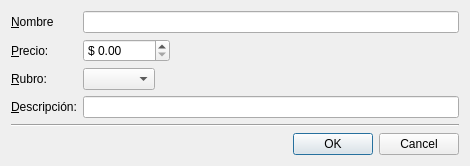
<?xml version="1.0" encoding="UTF-8"?>
<ui version="4.0">
 <class>dlgNuevoProducto</class>
 <widget class="QDialog" name="dlgNuevoProducto">
  <property name="geometry">
   <rect>
    <x>0</x>
    <y>0</y>
    <width>470</width>
    <height>160</height>
   </rect>
  </property>
  <property name="windowTitle">
   <string>Nuevo Producto</string>
  </property>
  <layout class="QVBoxLayout" name="verticalLayout">
   <item>
    <layout class="QFormLayout" name="formLayout">
     <property name="fieldGrowthPolicy">
      <enum>QFormLayout::AllNonFixedFieldsGrow</enum>
     </property>
     <item row="0" column="0">
      <widget class="QLabel" name="lblNombre">
       <property name="text">
        <string>&amp;Nombre</string>
       </property>
       <property name="buddy">
        <cstring>lineNombre</cstring>
       </property>
      </widget>
     </item>
     <item row="0" column="1">
      <widget class="QLineEdit" name="lineNombre"/>
     </item>
     <item row="1" column="0">
      <widget class="QLabel" name="label">
       <property name="text">
        <string>&amp;Precio:</string>
       </property>
       <property name="buddy">
        <cstring>dSpinBoxPrecio</cstring>
       </property>
      </widget>
     </item>
     <item row="1" column="1">
      <layout class="QHBoxLayout" name="horizontalLayout">
       <item>
        <widget class="QDoubleSpinBox" name="dSpinBoxPrecio">
         <property name="prefix">
          <string>$ </string>
         </property>
         <property name="maximum">
          <double>99999.990000000005239</double>
         </property>
        </widget>
       </item>
       <item>
        <spacer name="horizontalSpacer">
         <property name="orientation">
          <enum>Qt::Horizontal</enum>
         </property>
         <property name="sizeHint" stdset="0">
          <size>
           <width>40</width>
           <height>20</height>
          </size>
         </property>
        </spacer>
       </item>
      </layout>
     </item>
     <item row="2" column="0">
      <widget class="QLabel" name="label_2">
       <property name="text">
        <string>&amp;Rubro:</string>
       </property>
       <property name="buddy">
        <cstring>comboRubros</cstring>
       </property>
      </widget>
     </item>
     <item row="2" column="1">
      <layout class="QHBoxLayout" name="horizontalLayout_2">
       <item>
        <widget class="QComboBox" name="comboRubros"/>
       </item>
       <item>
        <spacer name="horizontalSpacer_2">
         <property name="orientation">
          <enum>Qt::Horizontal</enum>
         </property>
         <property name="sizeHint" stdset="0">
          <size>
           <width>40</width>
           <height>20</height>
          </size>
         </property>
        </spacer>
       </item>
      </layout>
     </item>
     <item row="3" column="0">
      <widget class="QLabel" name="lblDesc">
       <property name="text">
        <string>&amp;Descripción:</string>
       </property>
       <property name="buddy">
        <cstring>lineDesc</cstring>
       </property>
      </widget>
     </item>
     <item row="3" column="1">
      <widget class="QLineEdit" name="lineDesc">
       <property name="maxLength">
        <number>50</number>
       </property>
      </widget>
     </item>
    </layout>
   </item>
   <item>
    <widget class="Line" name="line">
     <property name="orientation">
      <enum>Qt::Horizontal</enum>
     </property>
    </widget>
   </item>
   <item>
    <widget class="QDialogButtonBox" name="buttonBox">
     <property name="orientation">
      <enum>Qt::Horizontal</enum>
     </property>
     <property name="standardButtons">
      <set>QDialogButtonBox::Cancel|QDialogButtonBox::Ok</set>
     </property>
    </widget>
   </item>
  </layout>
 </widget>
 <tabstops>
  <tabstop>lineNombre</tabstop>
  <tabstop>dSpinBoxPrecio</tabstop>
  <tabstop>comboRubros</tabstop>
  <tabstop>lineDesc</tabstop>
  <tabstop>buttonBox</tabstop>
 </tabstops>
 <resources/>
 <connections>
  <connection>
   <sender>buttonBox</sender>
   <signal>accepted()</signal>
   <receiver>dlgNuevoProducto</receiver>
   <slot>accept()</slot>
   <hints>
    <hint type="sourcelabel">
     <x>236</x>
     <y>150</y>
    </hint>
    <hint type="destinationlabel">
     <x>157</x>
     <y>159</y>
    </hint>
   </hints>
  </connection>
  <connection>
   <sender>buttonBox</sender>
   <signal>rejected()</signal>
   <receiver>dlgNuevoProducto</receiver>
   <slot>reject()</slot>
   <hints>
    <hint type="sourcelabel">
     <x>304</x>
     <y>150</y>
    </hint>
    <hint type="destinationlabel">
     <x>286</x>
     <y>159</y>
    </hint>
   </hints>
  </connection>
  <connection>
   <sender>lineNombre</sender>
   <signal>returnPressed()</signal>
   <receiver>dSpinBoxPrecio</receiver>
   <slot>setFocus()</slot>
   <hints>
    <hint type="sourcelabel">
     <x>194</x>
     <y>18</y>
    </hint>
    <hint type="destinationlabel">
     <x>143</x>
     <y>44</y>
    </hint>
   </hints>
  </connection>
  <connection>
   <sender>lineNombre</sender>
   <signal>returnPressed()</signal>
   <receiver>dSpinBoxPrecio</receiver>
   <slot>selectAll()</slot>
   <hints>
    <hint type="sourcelabel">
     <x>152</x>
     <y>24</y>
    </hint>
    <hint type="destinationlabel">
     <x>149</x>
     <y>43</y>
    </hint>
   </hints>
  </connection>
  <connection>
   <sender>dSpinBoxPrecio</sender>
   <signal>editingFinished()</signal>
   <receiver>comboRubros</receiver>
   <slot>setFocus()</slot>
   <hints>
    <hint type="sourcelabel">
     <x>94</x>
     <y>44</y>
    </hint>
    <hint type="destinationlabel">
     <x>102</x>
     <y>64</y>
    </hint>
   </hints>
  </connection>
 </connections>
</ui>
